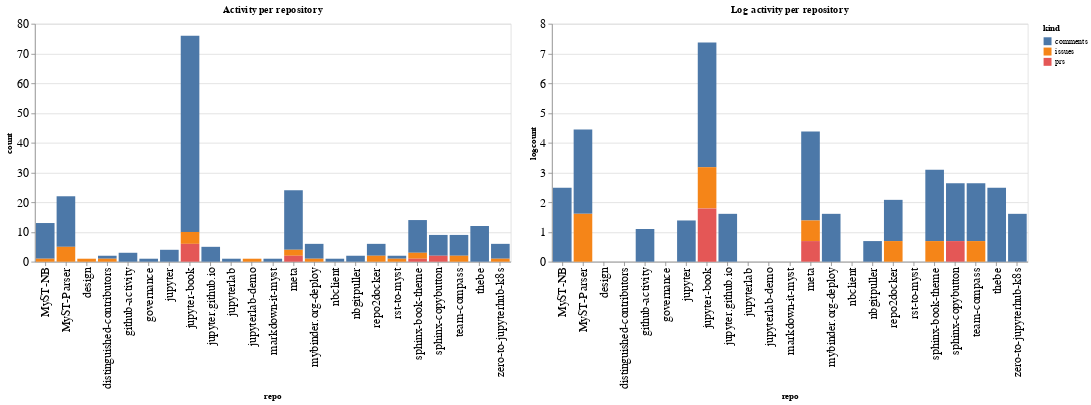

This figure's notebook cell:
### Code cell
ch1 = alt.Chart(repo_summaries, width=600, title="Activity per repository").mark_bar().encode(
    x='repo',
    y='count',
    color='kind',
    tooltip="kind"
)

ch2 = alt.Chart(repo_summaries, width=600, title="Log activity per repository").mark_bar().encode(
    x='repo',
    y='logcount',
    color='kind',
    tooltip="kind"
)

ch1 | ch2

### Figure 1 — Vega-Lite specification as saved in the notebook (floating-point values rounded to 4 significant figures)
{"config": {"axisLeft": {"labelFontSize": 15}, "axisBottom": {"labelFontSize": 15}}, "hconcat": [{"mark": "bar", "encoding": {"color": {"type": "nominal", "field": "kind"}, "tooltip": {"type": "nominal", "field": "kind"}, "x": {"type": "nominal", "field": "repo"}, "y": {"type": "quantitative", "field": "count"}}, "title": "Activity per repository", "width": 600}, {"mark": "bar", "encoding": {"color": {"type": "nominal", "field": "kind"}, "tooltip": {"type": "nominal", "field": "kind"}, "x": {"type": "nominal", "field": "repo"}, "y": {"type": "quantitative", "field": "logcount"}}, "title": "Log activity per repository", "width": 600}], "data": {"name": "data-115ca2e2035b37875cf627cb6b4157d1"}, "$schema": "https://vega.github.io/schema/vega-lite/v4.8.1.json", "datasets": {"data-115ca2e2035b37875cf627cb6b4157d1": [{"repo": "MyST-NB", "kind": "comments", "count": 12, "logcount": 2.485}, {"repo": "MyST-NB", "kind": "issues", "count": 1, "logcount": 0.0}, {"repo": "MyST-Parser", "kind": "comments", "count": 17, "logcount": 2.833}, {"repo": "MyST-Parser", "kind": "issues", "count": 5, "logcount": 1.609}, {"repo": "design", "kind": "issues", "count": 1, "logcount": 0.0}, {"repo": "distinguished-contributors", "kind": "comments", "count": 1, "logcount": 0.0}, {"repo": "distinguished-contributors", "kind": "issues", "count": 1, "logcount": 0.0}, {"repo": "github-activity", "kind": "comments", "count": 3, "logcount": 1.099}, {"repo": "governance", "kind": "comments", "count": 1, "logcount": 0.0}, {"repo": "jupyter", "kind": "comments", "count": 4, "logcount": 1.386}, {"repo": "jupyter-book", "kind": "comments", "count": 66, "logcount": 4.19}, {"repo": "jupyter-book", "kind": "issues", "count": 4, "logcount": 1.386}, {"repo": "jupyter-book", "kind": "prs", "count": 6, "logcount": 1.792}, {"repo": "jupyter.github.io", "kind": "comments", "count": 5, "logcount": 1.609}, {"repo": "jupyterlab", "kind": "comments", "count": 1, "logcount": 0.0}, {"repo": "jupyterlab-demo", "kind": "issues", "count": 1, "logcount": 0.0}, {"repo": "markdown-it-myst", "kind": "comments", "count": 1, "logcount": 0.0}, {"repo": "meta", "kind": "comments", "count": 20, "logcount": 2.996}, {"repo": "meta", "kind": "issues", "count": 2, "logcount": 0.6931}, {"repo": "meta", "kind": "prs", "count": 2, "logcount": 0.6931}, {"repo": "mybinder.org-deploy", "kind": "comments", "count": 5, "logcount": 1.609}, {"repo": "mybinder.org-deploy", "kind": "issues", "count": 1, "logcount": 0.0}, {"repo": "nbclient", "kind": "comments", "count": 1, "logcount": 0.0}, {"repo": "nbgitpuller", "kind": "comments", "count": 2, "logcount": 0.6931}, {"repo": "repo2docker", "kind": "comments", "count": 4, "logcount": 1.386}, {"repo": "repo2docker", "kind": "issues", "count": 2, "logcount": 0.6931}, {"repo": "rst-to-myst", "kind": "comments", "count": 1, "logcount": 0.0}, {"repo": "rst-to-myst", "kind": "issues", "count": 1, "logcount": 0.0}, {"repo": "sphinx-book-theme", "kind": "comments", "count": 11, "logcount": 2.398}, {"repo": "sphinx-book-theme", "kind": "issues", "count": 2, "logcount": 0.6931}, {"repo": "sphinx-book-theme", "kind": "prs", "count": 1, "logcount": 0.0}, {"repo": "sphinx-copybutton", "kind": "comments", "count": 7, "logcount": 1.946}, {"repo": "sphinx-copybutton", "kind": "prs", "count": 2, "logcount": 0.6931}, {"repo": "team-compass", "kind": "comments", "count": 7, "logcount": 1.946}, {"repo": "team-compass", "kind": "issues", "count": 2, "logcount": 0.6931}, {"repo": "thebe", "kind": "comments", "count": 12, "logcount": 2.485}, {"repo": "zero-to-jupyterhub-k8s", "kind": "comments", "count": 5, "logcount": 1.609}, {"repo": "zero-to-jupyterhub-k8s", "kind": "issues", "count": 1, "logcount": 0.0}]}}
